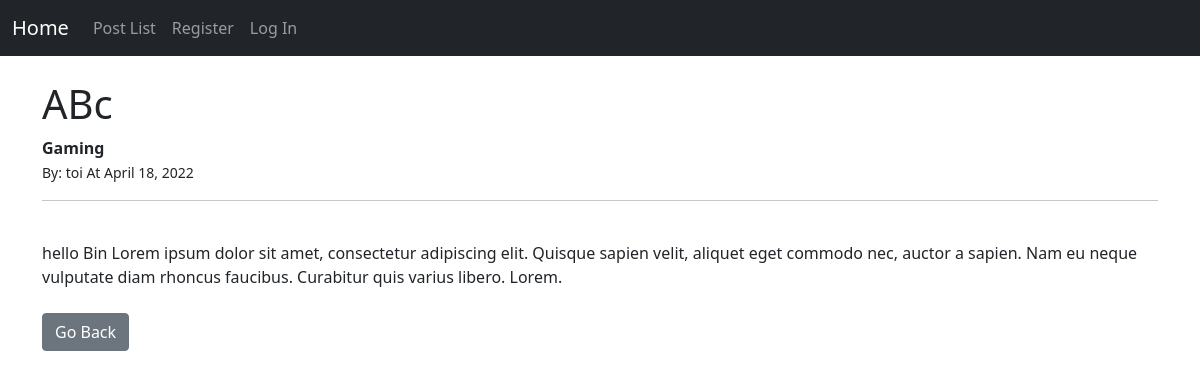
Screenshot of /posts/8 with the database file from the repository.
### blog/models.py (models this page shows, shortened)
class Post(models.Model):
    title = models.CharField(max_length=300)
    title_tag = models.CharField(max_length=300, default="Default title tag")
    author = models.ForeignKey(User, on_delete=models.CASCADE)
    body = models.TextField()
    pub_date = models.DateField(default=timezone.now)
    category = models.CharField(max_length=300,default='nothing')

### blog/views.py (the view)
# urls.py: path('posts/<int:pk>', PostDetailView.as_view(), name='post_detail'),
class PostDetailView(DetailView):
    model = Post
    template_name = 'blog/post_detail.html'

### blog/templates/blog/post_detail.html (shortened to what this page needs)
{% extends 'blog/base.html' %}
{% block title %}<h1>{{post.title}}</h1>{% endblock title %}
{% block content %}
    <strong>{{post.category}}</strong>
    <br>
    <small>By: {{post.author}} At {{post.pub_date}}</small>
    <hr>
    <br>
    {{post.body | safe}}
    <br>
    <br>
    <a href="{% url 'post_list'%}" class="btn btn-secondary">Go Back</a>
{% endblock content %}

### rows the page displays
Post: title "ABc", category "Gaming", author "toi", pub_date "April 18, 2022", body "hello Bin Lorem ipsum dolor sit amet, consectetur adipiscing elit. Quisque sapien velit, aliquet eget commodo nec, auctor a sapien. Nam eu neque vulputate diam rhoncus faucibus. Curabitur quis varius libero. Lorem."
